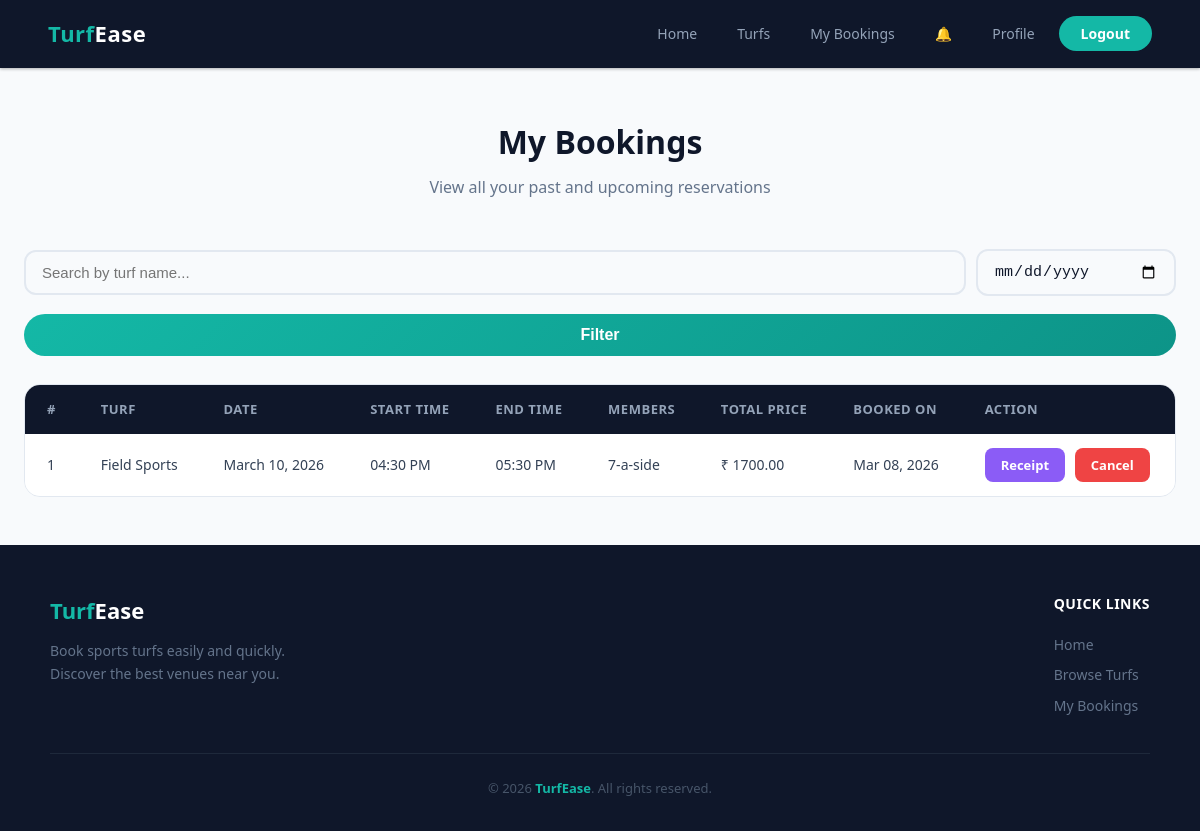
Before: /bookings/history/ (signed in) with the older database file.
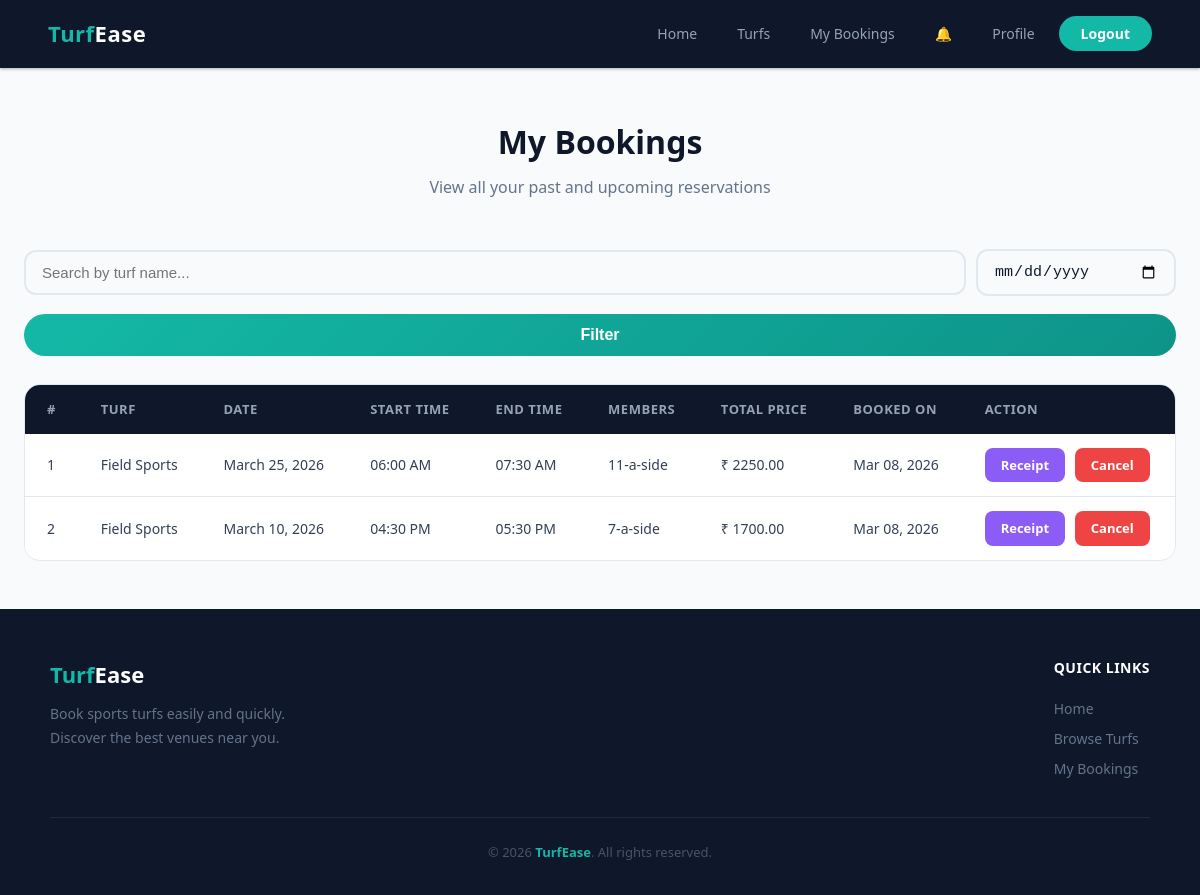
After: the same page with the newer database file.
### bookings/models.py (models this page shows, shortened)
class Booking(models.Model):
    MEMBER_CHOICES = [
        (5, '5-a-side'),
        (7, '7-a-side'),
        (11, '11-a-side'),
    ]
    user = models.ForeignKey(User, on_delete=models.CASCADE, related_name='bookings')
    turf = models.ForeignKey(Turf, on_delete=models.CASCADE, related_name='bookings')
    booking_date = models.DateField()
    start_time = models.TimeField()
    end_time = models.TimeField()
    members = models.PositiveIntegerField(choices=MEMBER_CHOICES, default=5)
    total_price = models.DecimalField(max_digits=10, decimal_places=2)
    created_at = models.DateTimeField(auto_now_add=True)
    class Meta:
        ordering = ['-created_at']

### turfs/models.py (models this page shows, shortened)
class Turf(models.Model):
    name = models.CharField(max_length=200)
    location = models.CharField(max_length=300)
    description = models.TextField()
    price_per_hour = models.DecimalField(max_digits=10, decimal_places=2)
    price_5a_side = models.DecimalField(max_digits=10, decimal_places=2, default=0, help_text='Additional fixed price for 5-a-side teams')
    price_7a_side = models.DecimalField(max_digits=10, decimal_places=2, default=0, help_text='Additional fixed price for 7-a-side teams')
    price_11a_side = models.DecimalField(max_digits=10, decimal_places=2, default=0, help_text='Additional fixed price for 11-a-side teams')
    image = models.ImageField(upload_to='turf_images/', blank=True, null=True)
    created_at = models.DateTimeField(auto_now_add=True)

### bookings/views.py (the view)
# urls.py: path('history/', views.booking_history, name='booking_history'),
@login_required
def booking_history(request):
    bookings = Booking.objects.filter(user=request.user).select_related('turf')
    filter_date = request.GET.get('date', '')
    if filter_date:
        bookings = bookings.filter(booking_date=filter_date)
    search = request.GET.get('q', '')
    if search:
        bookings = bookings.filter(turf__name__icontains=search)
    paginator = Paginator(bookings, 10)
    page_number = request.GET.get('page')
    page_obj = paginator.get_page(page_number)
    cancelled_bookings = CancelledBooking.objects.filter(user=request.user)
    context = {
        'page_obj': page_obj,
        'search': search,
        'filter_date': filter_date,
        'cancelled_bookings': cancelled_bookings,
    }
    return render(request, 'booking_history.html', context)

### bookings/context_processors.py (called while the page is built)
def unread_notifications(request):
    if request.user.is_authenticated and not request.user.is_staff:
        count = Notification.objects.filter(user=request.user, is_read=False).count()
        return {'unread_notification_count': count}
    return {'unread_notification_count': 0}

### bookings/templatetags/custom_filters.py (called while the page is built)
@register.filter
def is_future_date(value):
    if isinstance(value, date):
        return value >= date.today()
    return False

### templates/booking_history.html (shortened to what this page needs)
{% extends 'base.html' %}
{% load custom_filters %}
{% block content %}
<div class="container">
    <div class="page-header">
        <h1>My Bookings</h1>
        <p>View all your past and upcoming reservations</p>
    </div>
    <form method="get" class="search-bar">
        <input type="text" name="q" class="form-control" placeholder="Search by turf name..." value="{{ search }}">
        <input type="date" name="date" class="form-control" value="{{ filter_date }}" style="max-width:200px;">
        <button type="submit" class="btn-submit" style="padding:12px 28px;">Filter</button>
    </form>
    {% if page_obj %}
        <div class="table-container">
            <table>
                <thead>
                    <tr>
                        <th>#</th>
                        <th>Turf</th>
                        <th>Date</th>
                        <th>Start Time</th>
                        <th>End Time</th>
                        <th>Members</th>
                        <th>Total Price</th>
                        <th>Booked On</th>
                        <th>Action</th>
                    </tr>
                </thead>
                <tbody>
                    {% for booking in page_obj %}
                        <tr>
                            <td>{{ forloop.counter|add:page_obj.start_index|add:"-1" }}</td>
                            <td>{{ booking.turf.name }}</td>
                            <td>{{ booking.booking_date }}</td>
                            <td>{{ booking.start_time|time:"h:i A" }}</td>
                            <td>{{ booking.end_time|time:"h:i A" }}</td>
                            <td>{{ booking.get_members_display }}</td>
                            <td>&#8377; {{ booking.total_price }}</td>
                            <td>{{ booking.created_at|date:"M d, Y" }}</td>
                            <td>
                                <a href="{% url 'booking_receipt' booking.pk %}" class="btn-action btn-edit" style="margin-right:6px;">Receipt</a>
                                {% if booking.booking_date|is_future_date %}
                                    <a href="{% url 'cancel_booking' booking.pk %}" class="btn-action btn-delete">Cancel</a>
                                {% else %}
                                    <span class="status-badge" style="background:var(--bg-tertiary); color:var(--text-muted);">Past</span>
                                {% endif %}
                            </td>
                        </tr>
                    {% endfor %}
                </tbody>
            </table>
        </div>
    {% endif %}
</div>
{% endblock %}

Changed rows visible on the page:
added Booking: turf.name "Field Sports", booking_date "March 25, 2026", start_time "06:00 AM", end_time "07:30 AM", members "11-a-side", total_price "2250.00", created_at "Mar 08, 2026", shows "Cancel"
